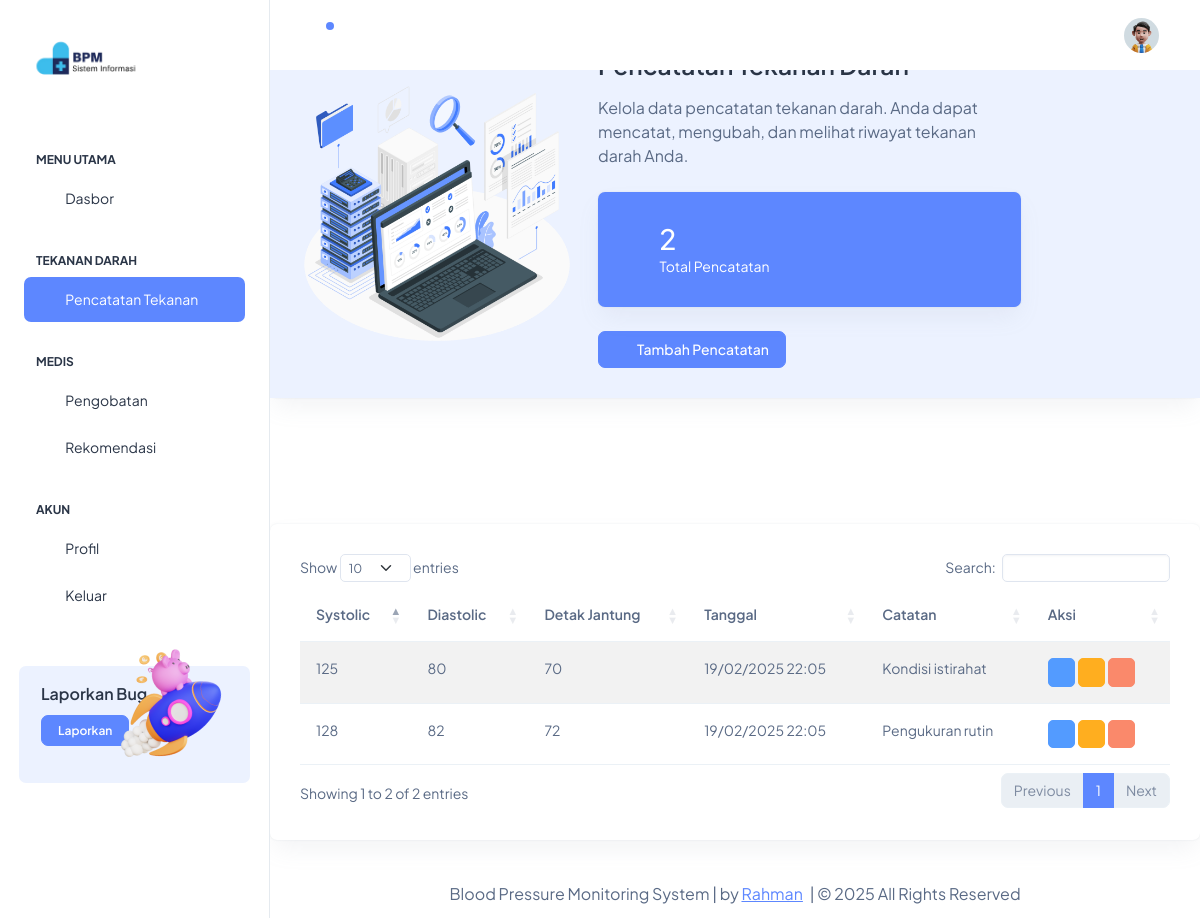
The app's page /App/Views/pencatatan.php (signed in), older data.
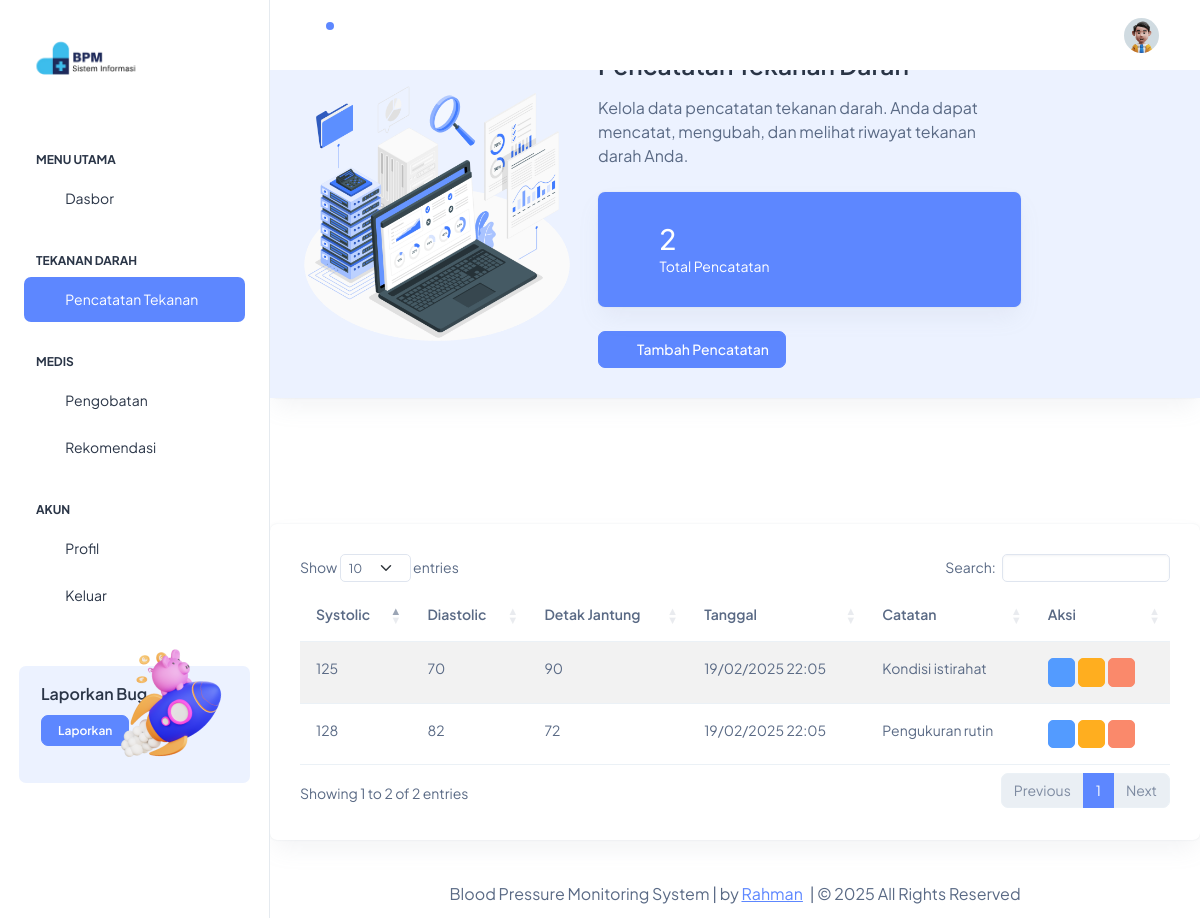
The same page, newer data.
### tables this page shows
CREATE TABLE `blood_pressure_readings` (
  `reading_id` int NOT NULL,
  `patient_id` int DEFAULT NULL,
  `systolic` int NOT NULL,
  `diastolic` int NOT NULL,
  `pulse_rate` int DEFAULT NULL,
  `reading_date` timestamp NULL DEFAULT CURRENT_TIMESTAMP,
  `notes` text
);

### App/Config/Database.php (called while the page is built, shortened)
<?php
class Database
{
    private $host = 'localhost';
    private $db_name = 'blood_pressure_monitoring';
    private $username = 'root';
    private $password = '';
    private $conn;
    private function connect()
    {
        try {
            $this->conn = new PDO(
                'mysql:host=' . $this->host . ';dbname=' . $this->db_name,
                $this->username,
                $this->password
            );
            $this->conn->setAttribute(PDO::ATTR_ERRMODE, PDO::ERRMODE_EXCEPTION);
            $this->conn->setAttribute(PDO::ATTR_DEFAULT_FETCH_MODE, PDO::FETCH_ASSOC);
        } catch (PDOException $e) {
            echo 'Connection Error: ' . $e->getMessage();
        }
    }
    public function query($query, $params = [])
    {
        $stmt = $this->conn->prepare($query);
        $stmt->execute($params);
        return $stmt;
    }
}

### App/Controllers/PencatatanController.php (called while the page is built, shortened)
<?php
require_once __DIR__ . '/../Models/PencatatanModel.php';
class PencatatanController
{
    private $pencatatanModel;
    public function __construct()
    {
        $this->pencatatanModel = new PencatatanModel();
    }
    public function getReadings()
    {
        if ($_SESSION['role'] === 'patient') {
            $patientId = $this->pencatatanModel->getPatientIdByUserId($_SESSION['user_id']);
            return $this->pencatatanModel->getPatientReadings($patientId);
        }
        return $this->pencatatanModel->getAllReadings();
    }
}

### App/Models/PencatatanModel.php (called while the page is built, shortened)
<?php
require_once __DIR__ . '/../Config/Database.php';
class PencatatanModel
{
    private $db;
    public function __construct()
    {
        $this->db = new Database();
    }
    public function getPatientReadings($patientId)
    {
        $query = "SELECT bpr.*,
                         CONCAT(bpr.systolic, '/', bpr.diastolic) as blood_pressure
                  FROM blood_pressure_readings bpr
                  WHERE bpr.patient_id = ?
                  ORDER BY bpr.reading_date DESC";
        return $this->db->query($query, [$patientId])->fetchAll();
    }
    public function getPatientIdByUserId($userId)
    {
        $query = "SELECT patient_id FROM patient_profiles WHERE user_id = ?";
        $result = $this->db->query($query, [$userId])->fetch();
        return $result ? $result['patient_id'] : null;
    }
}

### App/Views/pencatatan.php (the view, shortened to what the changed rows need)
<?php
require_once __DIR__ . '/../Controllers/PencatatanController.php';
$pencatatanController = new PencatatanController();
$readings = $pencatatanController->getReadings();
$totalReadings = count($readings);
?>
<!doctype html>
<html lang="en">
<head>
    <link rel="stylesheet" href="assets/css/styles.min.css" />
    <link rel="stylesheet" href="https://cdn.datatables.net/1.13.7/css/dataTables.bootstrap5.min.css">
    <link rel="stylesheet" href="https://cdn.datatables.net/responsive/2.5.0/css/responsive.bootstrap5.min.css">
</head>
<body>
    <div class="page-wrapper" id="main-wrapper" data-layout="vertical" data-navbarbg="skin6" data-sidebartype="full"
        data-sidebar-position="fixed" data-header-position="fixed">
        <div class="body-wrapper">
                <div class="row">
                    <div class="col-12">
                        <div class="card w-100">
                            <div class="card-body bg-light-primary">
                                <div class="row align-items-center">
                                    <div class="col-lg-6">
                                        <div class="card bg-primary text-white mb-4">
                                            <div class="card-body d-flex align-items-center">
                                                <div>
                                                    <h2 class="text-white mb-0"><?= $totalReadings ?></h2>
                                                </div>
                                            </div>
                                        </div>
                                    </div>
                                </div>
                            </div>
                        </div>
                    </div>
                </div>
                <div class="row">
                    <div class="col-12">
                        <div class="card">
                            <div class="card-body">
                                <div class="table-responsive">
                                    <table id="readingTable" class="table table-striped dt-responsive nowrap w-100">
                                        <thead>
                                            <tr>
                                                <th>Systolic</th>
                                                <th>Diastolic</th>
                                                <th>Detak Jantung</th>
                                                <th>Tanggal</th>
                                                <th>Catatan</th>
                                                <th>Aksi</th>
                                            </tr>
                                        </thead>
                                        <tbody>
                                            <?php foreach ($readings as $reading): ?>
                                                <tr>
                                                    <td><?= htmlspecialchars($reading['systolic']) ?></td>
                                                    <td><?= htmlspecialchars($reading['diastolic']) ?></td>
                                                    <td><?= htmlspecialchars($reading['pulse_rate']) ?></td>
                                                    <td><?= date('d/m/Y H:i', strtotime($reading['reading_date'])) ?></td>
                                                    <td><?= htmlspecialchars($reading['notes']) ?></td>
                                                    <td>
                                                        <button type="button" class="btn btn-info btn-sm view-reading"
                                                            data-bs-toggle="modal" data-bs-target="#viewReadingModal"
                                                            data-reading='<?= json_encode($reading) ?>'>
                                                            <i class="ti ti-eye"></i>
                                                        </button>
                                                        <button type="button" class="btn btn-warning btn-sm edit-reading"
                                                            data-bs-toggle="modal" data-bs-target="#editReadingModal"
                                                            data-reading='<?= json_encode([
                                                                "reading_id" => $reading["reading_id"],
                                                                "systolic" => $reading["systolic"],
                                                                "diastolic" => $reading["diastolic"],
                                                                "pulse_rate" => $reading["pulse_rate"],
                                                                "notes" => $reading["notes"]
                                                            ]) ?>'>
                                                            <i class="ti ti-edit"></i>
                                                        </button>
                                                        <button type="button" class="btn btn-danger btn-sm delete-reading"
                                                            data-bs-toggle="modal" data-bs-target="#deleteReadingModal"
                                                            data-reading-id="<?= $reading['reading_id'] ?>">
                                                            <i class="ti ti-trash"></i>
                                                        </button>
                                                    </td>
                                                </tr>
                                            <?php endforeach; ?>
                                        </tbody>
                                    </table>
                                </div>
                            </div>
                        </div>
                    </div>
                </div>
        </div>
    </div>
</body>
</html>

Row changes from the older to the newer data that the page shows:
changed blood_pressure_readings "Kondisi istirahat": diastolic "80" → "70"; pulse_rate "70" → "90"
